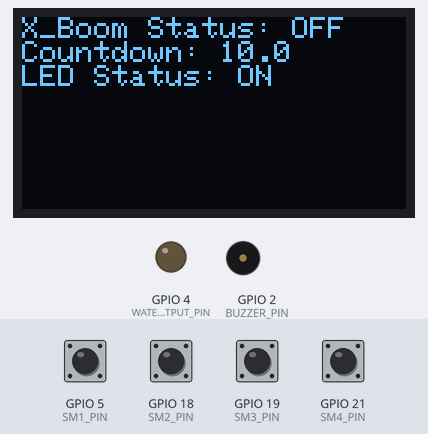
Recording of a program running on a simulated ESP32. Shown: 128×64 one-colour display, output pins drawn as LEDs (lit = HIGH), buzzer (waves = sounding, pin HIGH). The test bench sets the inputs (shaded band); at power-on: GPIO 5 (SM1_PIN), GPIO 18 (SM2_PIN), GPIO 19 (SM3_PIN), GPIO 21 (SM4_PIN) HIGH. What the program prints to the serial monitor is not drawn.

Above: at 1.2 s.
1.3 s: GPIO 21 (SM4_PIN) pulled LOW for 1 s
At 2.2 s:
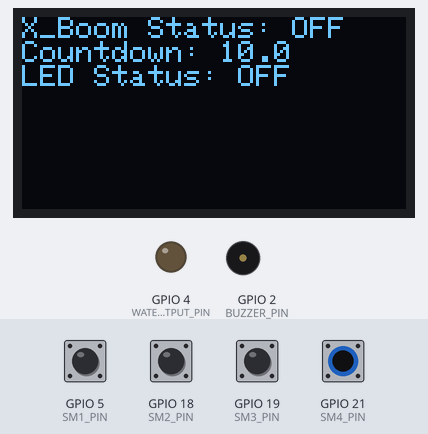
3.8 s: GPIO 5 (SM1_PIN) pulled LOW for 0.15 s
At 5.3 s:
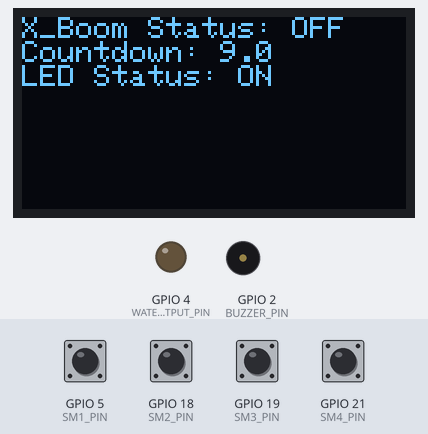
6.9 s: GPIO 18 (SM2_PIN) pulled LOW for 0.15 s
At 8.6 s:
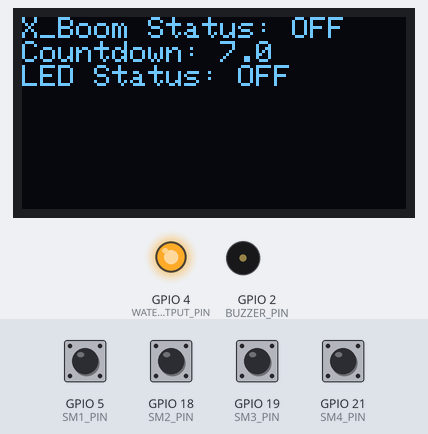
8.9 s: GPIO 5 (SM1_PIN) pulled LOW for 1 s
At 10.7 s:
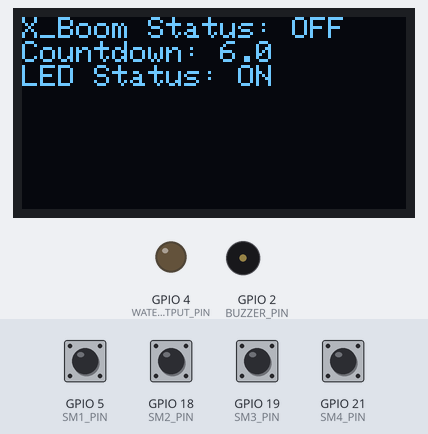
12.4 s: GPIO 18 (SM2_PIN) pulled LOW for 1 s
At 12.8 s:
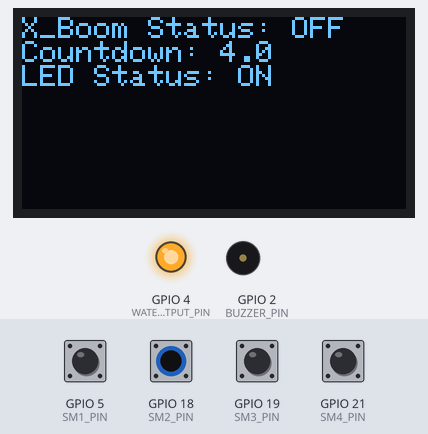
14.9 s: GPIO 19 (SM3_PIN) pulled LOW for 0.15 s
At 16.9 s:
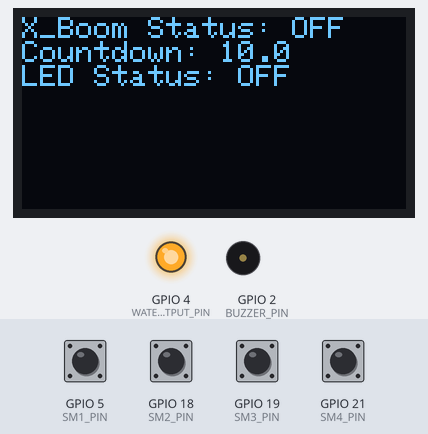
Timing chart, 0 to 17.9 s (numbered marks = the images above; inputs shaded):
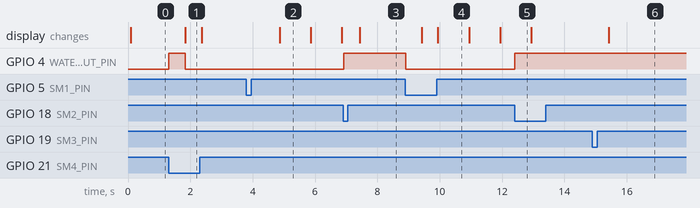

The program:

main.cpp
```cpp
#include <Arduino.h>
#include <Wire.h>
#include <Adafruit_GFX.h>
#include <Adafruit_SSD1306.h>

// --- 引脚与参数定义 ---
#ifndef __PORT_CONFIG__
#define __PORT_CONFIG__
// 功能引脚定义

#define SM1_PIN 5    // SM1 按键引脚
#define SM2_PIN 18    // SM2 按键引脚
#define SM3_PIN 19    // SM3 按键引脚
#define SM4_PIN 21    // SM4 按键引脚

#define WATERFALL_OUTPUT_PIN 4   // 流水灯输出引脚
#define BUZZER_PIN 2    // 蜂鸣器引脚
#define START_BUTTON_PIN SM1_PIN    // 开始按钮
#define STOP_BUTTON_PIN SM2_PIN    // 停止按钮
#define RESET_BUTTON_PIN SM3_PIN    // 复位按钮
#define WATERFALL_INPUT_PIN SM4_PIN   // 流水灯输入触发按钮

#define BOOM_TIME 10    // 倒计时秒数 (10秒)

// OLED 屏幕参数
#define SCREEN_WIDTH 128  // 修正拼写错误：SCREEN_MIDTH -> SCREEN_WIDTH
#define SCREEN_HEIGHT 64
#define OLED_RESET -1    // 不使用硬件复位
#define SCREEN_ADDRESS 0x3C    // 常用 I2C 地址: 0x3C
#define I2C_SDA_PIN 23
#define I2C_SCL_PIN 22

#endif

// 全局变量
Adafruit_SSD1306 OLED(SCREEN_WIDTH, SCREEN_HEIGHT, &Wire, OLED_RESET);

hw_timer_t *tim1 = NULL;    // 硬件定时器指针
volatile int timeCount = BOOM_TIME;  // 倒计时变量
int boomStatus = 0;    // X_Boom 状态（暂未使用）
int isStarted = 0;    // 倒计时是否启动标志
int isBeeping = 0;    // 蜂鸣器状态（暂未使用）
bool LED = LOW;    // 流水灯当前状态

// 函数声明
void OLED_Init();
void OLED_Display();
void X_BOOM_Server();
void pinInit();
void Timer_Init();
void tim1Interrupt();  // 修正函数名：timlInterrupt -> tim1Interrupt

// 初始化函数
void setup()
{
    Serial.begin(115200);
    pinInit();    // 初始化所有引脚
    Timer_Init();    // 初始化定时器
    OLED_Init();    // 初始化 OLED
}

void loop()
{
    OLED_Display();    // 每次循环更新 OLED 显示
    X_BOOM_Server(); // 按键检测与逻辑处理
}

// --- 引脚初始化 ---
void pinInit() {
    pinMode(BUZZER_PIN, OUTPUT);
    pinMode(START_BUTTON_PIN, INPUT_PULLUP);
    pinMode(STOP_BUTTON_PIN, INPUT_PULLUP);
    pinMode(RESET_BUTTON_PIN, INPUT_PULLUP);
    pinMode(WATERFALL_INPUT_PIN, INPUT_PULLUP);
    pinMode(WATERFALL_OUTPUT_PIN, OUTPUT);

    digitalWrite(BUZZER_PIN, LOW); // 初始关闭蜂鸣器
}

// --- 定时器初始化 ---
void Timer_Init() {
    tim1 = timerBegin(0, 80, true); // 定时器0, 80分频 (1us/计数)
    timerAttachInterrupt(tim1, &tim1Interrupt, true); // 绑定中断服务函数
    timerAlarmWrite(tim1, 1000000, true); // 设置周期: 1秒 (1000000us)
    // 如果你想让它每 0.1 秒触发一次，则用 100000
}

// --- OLED 初始化 ---
void OLED_Init() {
    Wire.begin(I2C_SDA_PIN, I2C_SCL_PIN);
    OLED.begin(SSD1306_SWITCHCAPVCC, SCREEN_ADDRESS);
    OLED.clearDisplay();
    OLED.display();
}

// 定时器中断服务函数
void IRAM_ATTR tim1Interrupt() {  // 修正函数名：timlInterrupt -> tim1Interrupt
    timeCount--; // 每秒触发一次，倒计时减一
}

// --- OLED 显示刷新 ---
void OLED_Display() {
    OLED.clearDisplay();
    OLED.setTextSize(1);
    OLED.setTextColor(WHITE);
    OLED.setCursor(0, 0);

    OLED.print("X_Boom Status: ");
    OLED.println(boomStatus ? "ON" : "OFF");

    OLED.print("Countdown: ");
    float displayTime = (float)timeCount;
    if (displayTime < 0) displayTime = 0.0; // 避免显示负值
    OLED.println(displayTime, 1); // 保留一位小数

    OLED.print("LED Status: ");
    OLED.println(LED ? "OFF" : "ON");

    OLED.display(); // 推送显示
}

// --- 主要逻辑：按键控制、蜂鸣器和流水灯 ---
void X_BOOM_Server() {
    // 流水灯触发按钮（只有在未启动倒计时时才允许手动操作）
    if (!isStarted && digitalRead(WATERFALL_INPUT_PIN) == LOW) {
        LED = !LED;
        digitalWrite(WATERFALL_OUTPUT_PIN, LED);
        Serial.println(LED == LOW ? "流水灯开启（手动）" : "流水灯关闭（手动）");
        delay(500); // 简单防抖
    }


    // 启动倒计时，自动开启流水灯
    if (digitalRead(START_BUTTON_PIN) == LOW && !isStarted) {
        isStarted = 1;
        timerAlarmEnable(tim1); // 启动定时器
        LED = LOW;  // 自动开启流水灯（LED 亮）
        digitalWrite(WATERFALL_OUTPUT_PIN, LED);
        Serial.println("倒计时开始");
        Serial.println("流水灯开启（自动）");
        delay(500); // 防抖
    }

    // 暂停倒计时
    if (digitalRead(STOP_BUTTON_PIN) == LOW && isStarted) {
        timerAlarmDisable(tim1);      // 停止定时器中断
        isStarted = 0;                // 更新倒计时标志为未启动
        LED = HIGH;                   // 关闭流水灯（可选）
        digitalWrite(WATERFALL_OUTPUT_PIN, LED);
        Serial.println("倒计时停止");
        Serial.println("流水灯关闭（自动）");
        delay(500);                   // 简单防抖
    }


    // 重置倒计时
    if (digitalRead(RESET_BUTTON_PIN) == LOW) {
        timeCount = BOOM_TIME;        // 恢复倒计时时长
        isStarted = 0;                // 重置状态
        digitalWrite(BUZZER_PIN, LOW); // 关闭蜂鸣器
        timerAlarmDisable(tim1);      // 停止定时器
        boomStatus = 0;               // 清除爆炸状态标志
        LED = HIGH;                   // 关闭流水灯
        digitalWrite(WATERFALL_OUTPUT_PIN, LED);
        Serial.println("倒计时复位");
        Serial.println("流水灯关闭（自动）");
        delay(500);                   // 防抖
    }


    // 倒计时结束触发蜂鸣器（串口助手只打印一次），自动关闭流水灯
    if (timeCount < 0.1 && boomStatus == 0) {
        boomStatus = 1;                // 标记已响
        timerAlarmDisable(tim1);       // 停止定时器
        digitalWrite(BUZZER_PIN, HIGH); // 打开蜂鸣器
        Serial.println("蜂鸣器响");
        LED = HIGH;
        digitalWrite(WATERFALL_OUTPUT_PIN, LED);
        Serial.println("流水灯关闭（自动）");
    }
}
```

Measured:
- after the input at 1.3 s, GPIO 4 (WATERFALL_OUTPUT_PIN): LOW → HIGH at once, → LOW 0.53 s later; the display: changes after 0.54 s (image 1)
- after the input at 3.8 s, the display: changes after 1.1 s (image 2)
- after the input at 6.9 s, GPIO 4 (WATERFALL_OUTPUT_PIN): LOW → HIGH at once; the display: changes after 0.54 s (image 3)
- after the input at 8.9 s, GPIO 4 (WATERFALL_OUTPUT_PIN): HIGH → LOW at once; the display: first changes after 0.53 s (image 4 shows a later state)
- after the input at 12.4 s, GPIO 4 (WATERFALL_OUTPUT_PIN): LOW → HIGH at once
- after the input at 14.9 s, the display: changes after 0.53 s (image 6)
